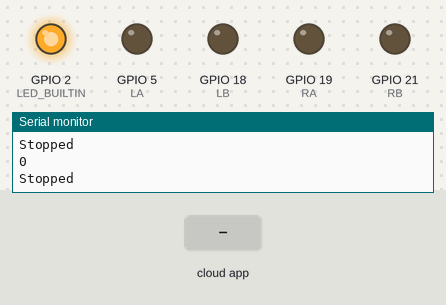
Simulated run of this sketch. Board: ESP32. Parts: output pins drawn as LEDs (lit = HIGH), the last lines printed to the serial monitor. The test bench sets the inputs (shaded band). WiFi joins after 1.5 s; servers stay silent unless stated; the Firebase database answers and starts empty.

Above: at 2.8 s.
2.9 s: the phone or cloud app sets control to 1
At 4.1 s:
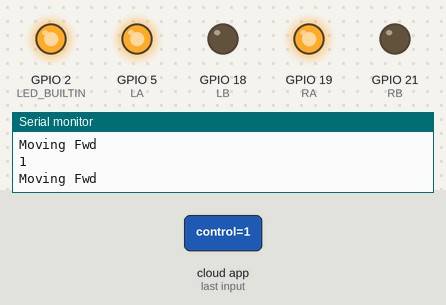
4.4 s: the phone or cloud app sets control to 0
At 5.5 s:
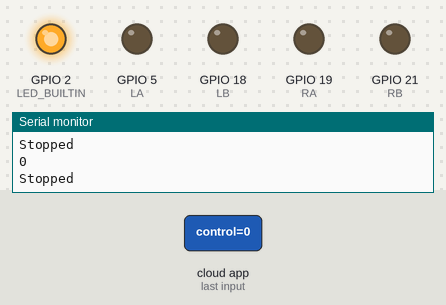
Timing chart, 0 to 7.4 s (numbered marks = the images above; inputs shaded):
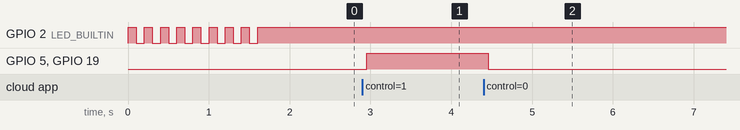

The sketch:

FirebaseConnection.ino
```cpp
#include <WiFi.h>
#include <Firebase_ESP_Client.h>
#include "addons/TokenHelper.h"
#include "addons/RTDBHelper.h"

#define WIFI_SSID " "
#define WIFI_PASSWORD " "

#define API_KEY " "
#define DATABASE_URL " "

#define USER_EMAIL " "
#define USER_PASSWORD " "

FirebaseData fbdo;
FirebaseAuth auth;
FirebaseConfig config;

unsigned long sendDataPrevMillis = 0;
bool signupOK = false;

#define LA 5
#define LB 18

#define RA 19
#define RB 21

int dataIn = 0;

void setup()
{
  Serial.begin(9600);

  pinMode(LED_BUILTIN, OUTPUT);

  pinMode(LA, OUTPUT);
  pinMode(LB, OUTPUT);

  pinMode(RA, OUTPUT);
  pinMode(RB, OUTPUT);

  wifiConnect();

  config.api_key = API_KEY;
  config.database_url = DATABASE_URL;
  auth.user.email = USER_EMAIL;
  auth.user.password = USER_PASSWORD;
  config.token_status_callback = tokenStatusCallback;

  Firebase.begin(&config, &auth);
  Firebase.reconnectWiFi(true);
}
void loop()
{
  if (Firebase.RTDB.getString(&fbdo, "/control"))
  {
    String controlValue = fbdo.stringData();
    int dataIn = controlValue.toInt();
    Serial.println(dataIn);
    switch(dataIn)
    {
      case 0:stp();
      break;
      case 1:fwd();
      break;
      case 2:bwd();
      break;
      case 3:lft();
      break;
      case 4:ryt();
      break;
    }
  }
}
```

AppConnection.ino
```cpp
void flash()
{
  digitalWrite(LED_BUILTIN, HIGH);
  delay(100);
  digitalWrite(LED_BUILTIN, LOW);
  delay(100);
}
void wifiConnect()
{
  WiFi.begin(WIFI_SSID, WIFI_PASSWORD);
  while ((!(WiFi.status() == WL_CONNECTED)))
  {
    flash();
    Serial.print(".");
  }
  Serial.println("WiFi Connected !");
  digitalWrite(LED_BUILTIN, HIGH);
}
```

movements.ino
```cpp
void fwd()
{
  digitalWrite(LA, HIGH);
  digitalWrite(LB, LOW);

  digitalWrite(RA, HIGH);
  digitalWrite(RB, LOW);
  Serial.println("Moving Fwd");
}
void bwd()
{
  digitalWrite(LA, LOW);
  digitalWrite(LB, HIGH);

  digitalWrite(RA,LOW);
  digitalWrite(RB, HIGH);
  Serial.println("Moving Bwd");
}
void lft()
{
  digitalWrite(LA, LOW);
  digitalWrite(LB, HIGH);

  digitalWrite(RA, HIGH);
  digitalWrite(RB, LOW);
  Serial.println("Moving Lft");
}
void ryt()
{
  digitalWrite(LA, HIGH);
  digitalWrite(LB, LOW);

  digitalWrite(RA,LOW);
  digitalWrite(RB, HIGH);
  Serial.println("Moving ryt");
}
void stp()
{
  digitalWrite(LA, LOW);
  digitalWrite(LB, LOW);

  digitalWrite(RA, LOW);
  digitalWrite(RB, LOW);
  Serial.println("Stopped");
}
```

Measured:
- after the input at 2.9 s, GPIO 5 (LA), GPIO 19 (RA): LOW → HIGH after 0.06 s
- after the input at 4.4 s, GPIO 5 (LA), GPIO 19 (RA): HIGH → LOW after 0.06 s
